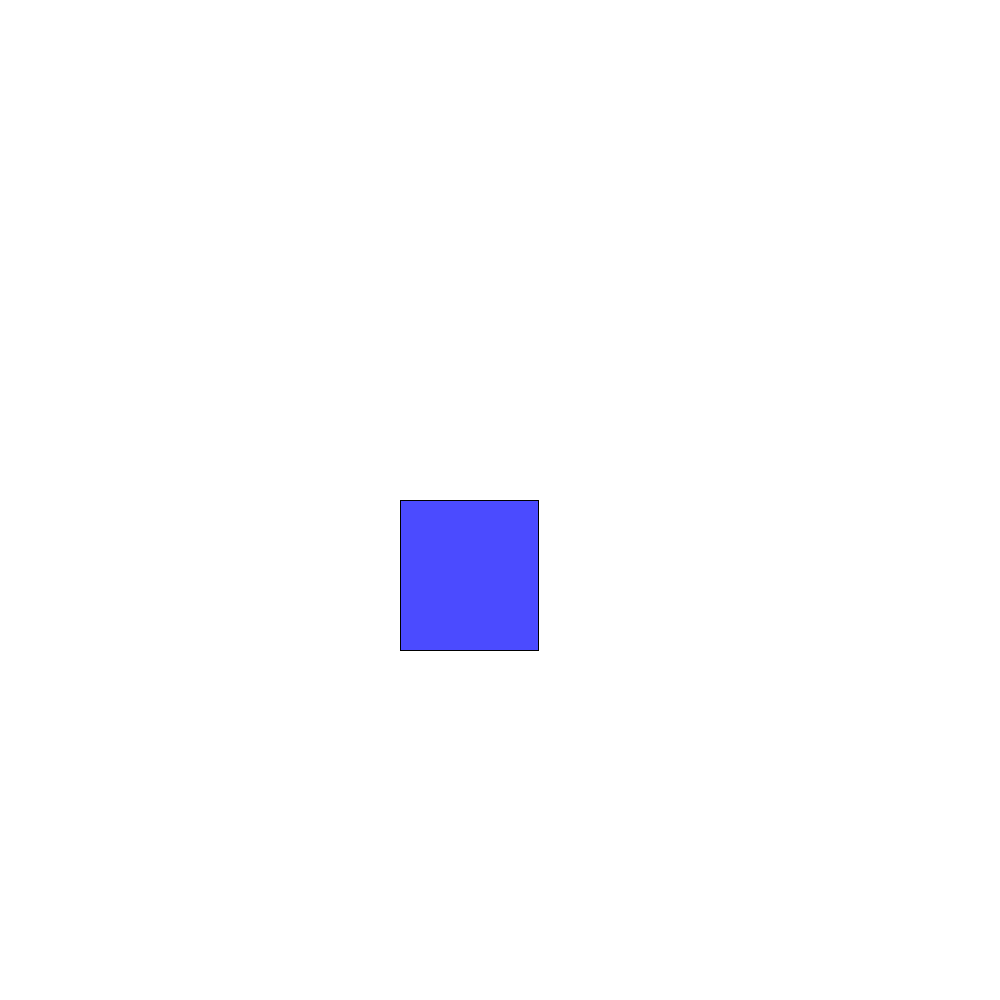
Frame 1 (no input)
Frame 60 (the mouse pressed at the canvas centre just before this capture): identical to frame 1, image omitted
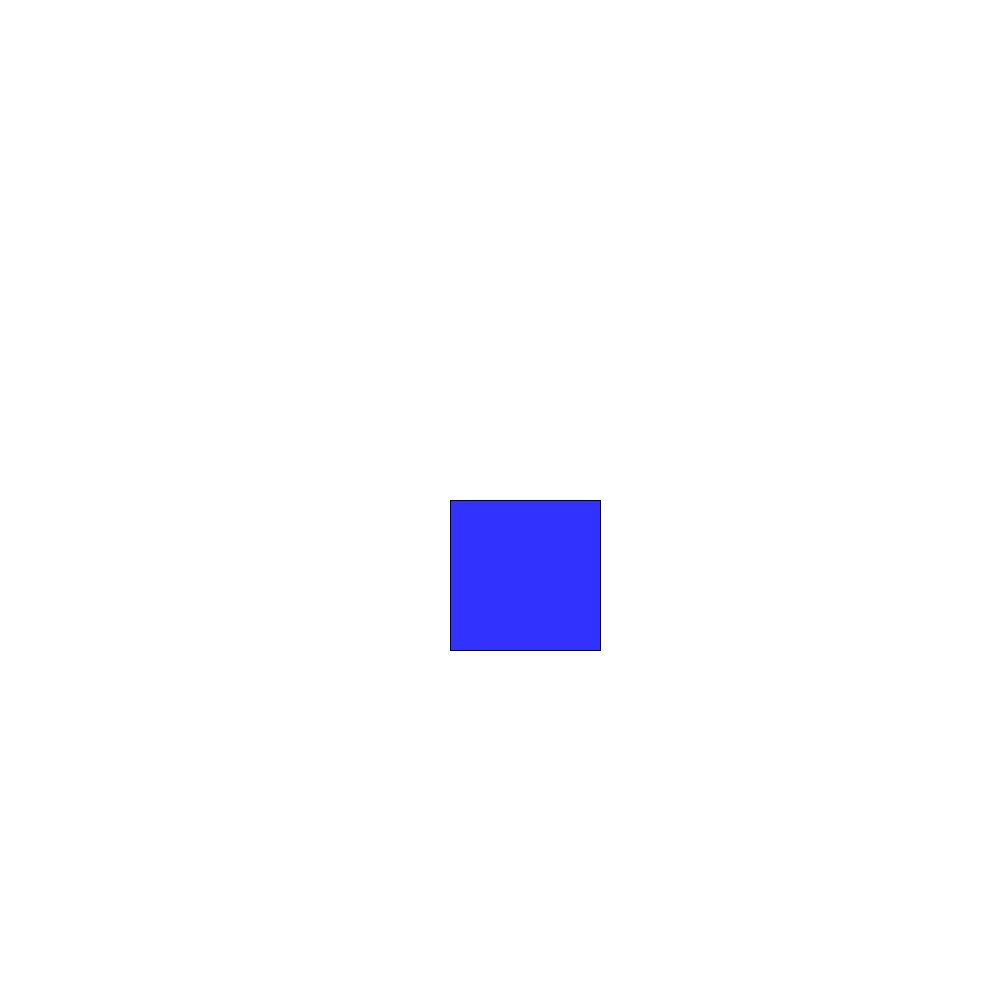
Frame 120 (the mouse held since frame 60 and released just before this capture)

The Processing sketch that drew these frames (run headless with seeded random() and noise(); from frame 60 on, the mouse is pressed at the canvas centre):

// Processing sketch: super_cube
// ── super_cube.pde
void setup() {
  size(1000, 1000);
}
void draw() {
background (255, 255, 255) ;
int facer=75-(mouseX/20);
int faceg=75-(mouseX/20);
int faceb=280-(mouseX/20);
fill(facer, faceg, faceb);
int facex=400+(mouseX/10);
int facexw=150-(Math.abs(mouseX/40-12));
rect(facex, 500, facexw, 150);
}
